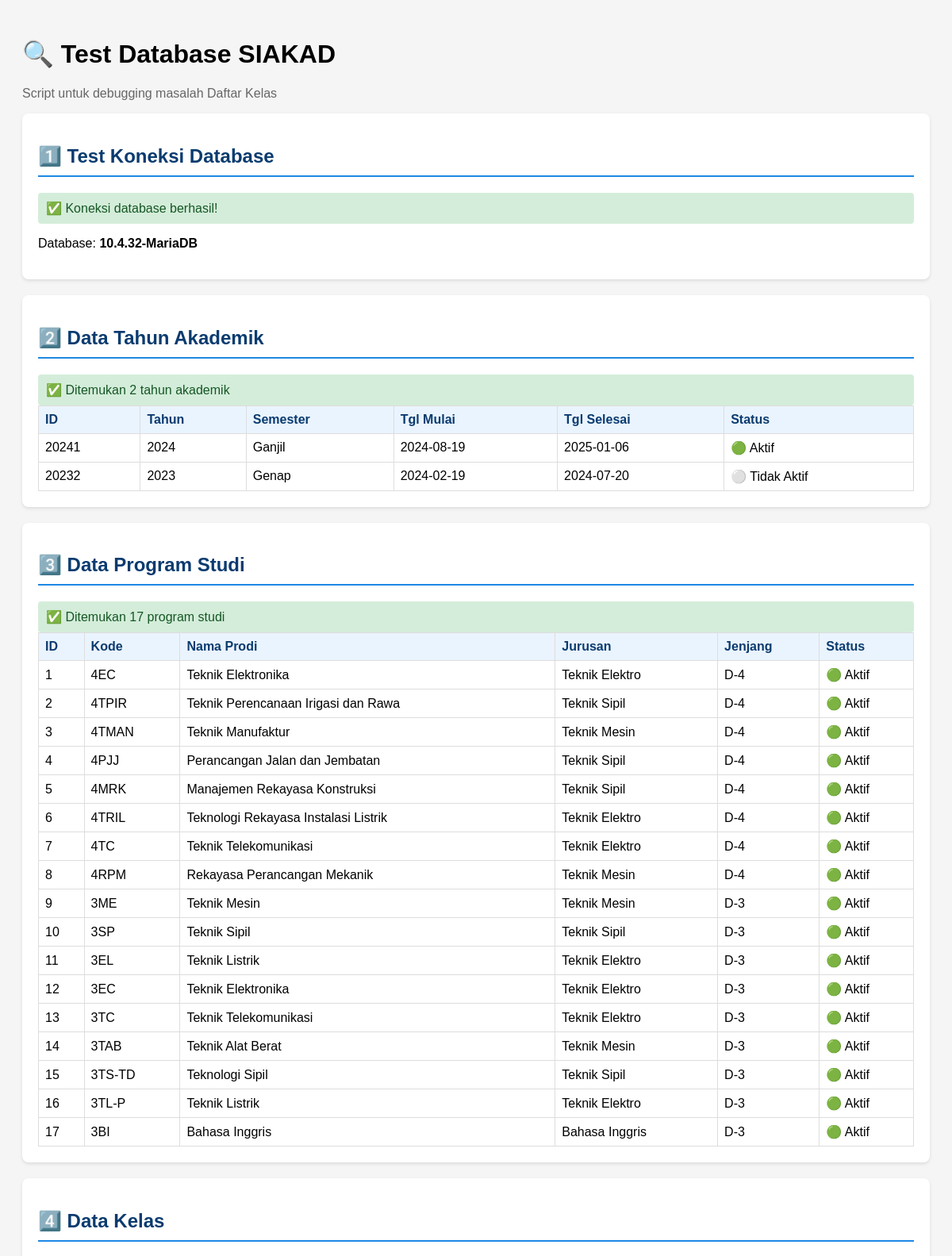
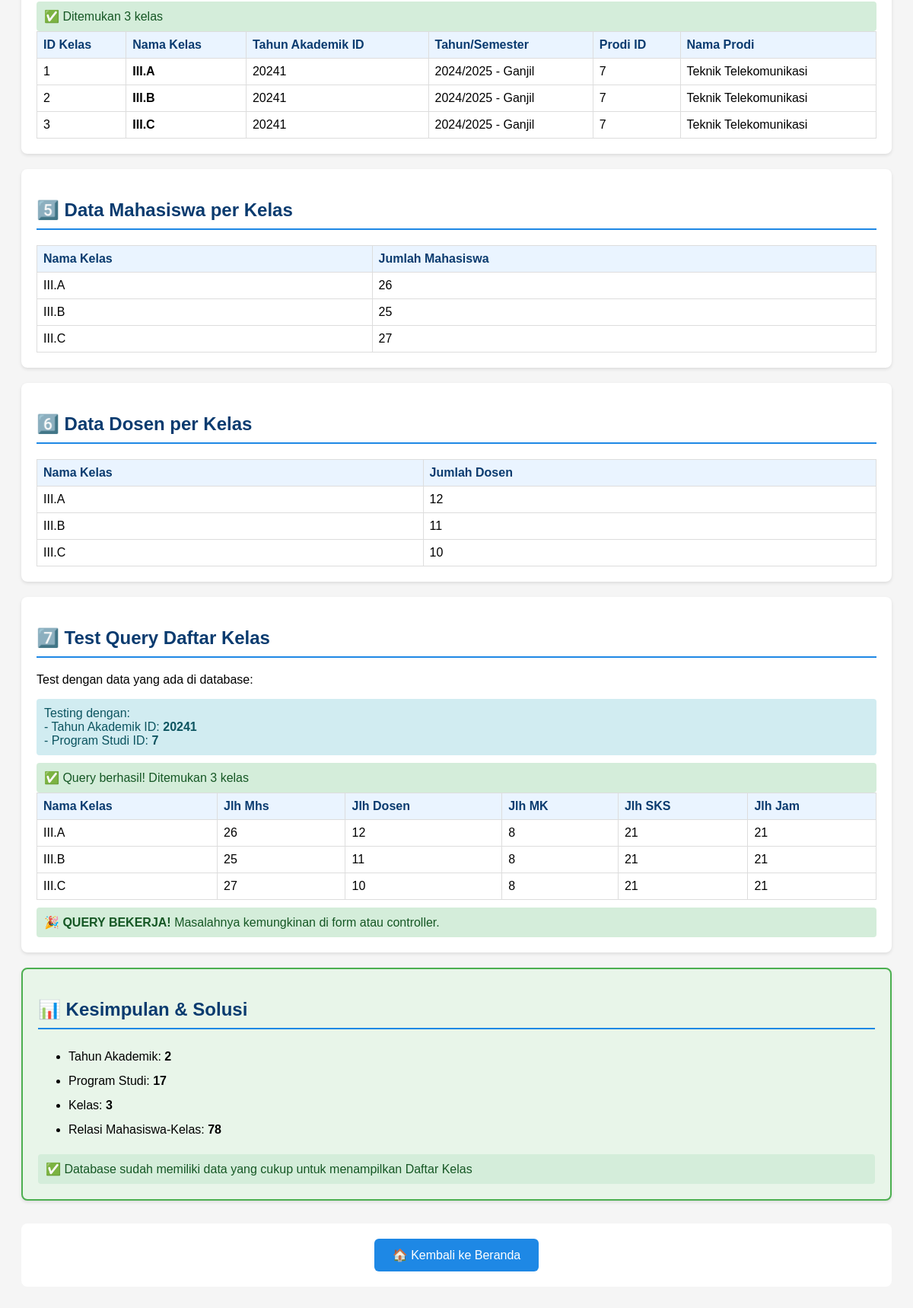
Screenshot of /test_database.php with the database file from the repository (2 pictures, top to bottom).
### tables this page shows
CREATE TABLE `tahun_akademik` (
  `thakdId` smallint(6) NOT NULL DEFAULT 0,
  `thakdTahun` year(4) NOT NULL DEFAULT 0000,
  `thakdSemester` enum('1','2') NOT NULL DEFAULT '1',
  `thakdTglMulai` date DEFAULT NULL,
  `thakdTglSelesai` date DEFAULT NULL,
  `thakdIsAktif` tinyint(4) NOT NULL DEFAULT 1
);

CREATE TABLE `program_studi` (
  `prodiId` smallint(6) NOT NULL,
  `prodiJurId` smallint(6) DEFAULT NULL,
  `prodiKode` varchar(20) DEFAULT NULL,
  `prodiNama` varchar(100) NOT NULL DEFAULT '',
  `prodiNamaAsing` varchar(100) DEFAULT NULL,
  `prodiJenjang` varchar(10) DEFAULT NULL,
  `prodiEmail` varchar(50) DEFAULT NULL,
  `prodiWebsite` varchar(50) DEFAULT NULL,
  `prodiIsAktif` tinyint(4) DEFAULT 1
);

CREATE TABLE `jurusan` (
  `jurId` smallint(6) NOT NULL,
  `jurKode` varchar(20) DEFAULT NULL,
  `jurNama` varchar(100) NOT NULL DEFAULT '',
  `jurNamaAsing` varchar(100) DEFAULT NULL,
  `jurIsAktif` tinyint(4) DEFAULT 1
);

CREATE TABLE `kelas` (
  `klsId` int(11) NOT NULL,
  `klsThakdId` smallint(6) DEFAULT NULL,
  `klsProdiId` smallint(6) DEFAULT NULL,
  `klsNama` varchar(30) NOT NULL DEFAULT ''
);

### test_database.php (the view, shortened to what this page needs)
<?php
require "config/database.php";
?>
<!DOCTYPE html>
<html>
<head>
</head>
<body>
<h1>🔍 Test Database SIAKAD</h1>
<p style="color:#666;">Script untuk debugging masalah Daftar Kelas</p>
<div class="box">
    <h2>1️⃣ Test Koneksi Database</h2>
    <?php if($koneksi->connect_error): ?>
        <div class="error">❌ Koneksi GAGAL: <?= $koneksi->connect_error ?></div>
    <?php else: ?>
        <div class="success">✅ Koneksi database berhasil!</div>
        <p>Database: <strong><?= $koneksi->get_server_info() ?></strong></p>
    <?php endif; ?>
</div>
<div class="box">
    <h2>2️⃣ Data Tahun Akademik</h2>
    <?php
    $ta = $koneksi->query("SELECT * FROM tahun_akademik ORDER BY thakdId DESC");
    if($ta && $ta->num_rows > 0):
    ?>
        <div class="success">✅ Ditemukan <?= $ta->num_rows ?> tahun akademik</div>
        <table>
            <tr>
                <th>ID</th>
                <th>Tahun</th>
                <th>Semester</th>
                <th>Tgl Mulai</th>
                <th>Tgl Selesai</th>
                <th>Status</th>
            </tr>
            <?php while($t = $ta->fetch_assoc()): ?>
            <tr>
                <td><?= $t['thakdId'] ?></td>
                <td><?= $t['thakdTahun'] ?></td>
                <td><?= $t['thakdSemester'] == '1' ? 'Ganjil' : 'Genap' ?></td>
                <td><?= $t['thakdTglMulai'] ?></td>
                <td><?= $t['thakdTglSelesai'] ?></td>
                <td><?= $t['thakdIsAktif'] ? '🟢 Aktif' : '⚪ Tidak Aktif' ?></td>
            </tr>
            <?php endwhile; ?>
        </table>
    <?php else: ?>
        <div class="error">❌ Tidak ada data tahun akademik!</div>
    <?php endif; ?>
</div>
<div class="box">
    <h2>3️⃣ Data Program Studi</h2>
    <?php
    $prodi = $koneksi->query("SELECT p.*, j.jurNama FROM program_studi p LEFT JOIN jurusan j ON p.prodiJurId = j.jurId ORDER BY p.prodiId");
    if($prodi && $prodi->num_rows > 0):
    ?>
        <div class="success">✅ Ditemukan <?= $prodi->num_rows ?> program studi</div>
        <table>
            <tr>
                <th>ID</th>
                <th>Kode</th>
                <th>Nama Prodi</th>
                <th>Jurusan</th>
                <th>Jenjang</th>
                <th>Status</th>
            </tr>
            <?php while($p = $prodi->fetch_assoc()): ?>
            <tr>
                <td><?= $p['prodiId'] ?></td>
                <td><?= $p['prodiKode'] ?></td>
                <td><?= $p['prodiNama'] ?></td>
                <td><?= $p['jurNama'] ?></td>
                <td><?= $p['prodiJenjang'] ?></td>
                <td><?= $p['prodiIsAktif'] ? '🟢 Aktif' : '⚪ Tidak Aktif' ?></td>
            </tr>
            <?php endwhile; ?>
        </table>
    <?php else: ?>
        <div class="error">❌ Tidak ada data program studi!</div>
    <?php endif; ?>
</div>
<div class="box">
    <h2>4️⃣ Data Kelas</h2>
    <?php
    $kelas = $koneksi->query("
        SELECT
            k.*,
            t.thakdTahun,
            t.thakdSemester,
            p.prodiNama
        FROM kelas k
        LEFT JOIN tahun_akademik t ON k.klsThakdId = t.thakdId
        LEFT JOIN program_studi p ON k.klsProdiId = p.prodiId
        ORDER BY k.klsId
    ");
    if($kelas && $kelas->num_rows > 0):
    ?>
        <div class="success">✅ Ditemukan <?= $kelas->num_rows ?> kelas</div>
        <table>
            <tr>
                <th>ID Kelas</th>
                <th>Nama Kelas</th>
                <th>Tahun Akademik ID</th>
                <th>Tahun/Semester</th>
                <th>Prodi ID</th>
                <th>Nama Prodi</th>
            </tr>
            <?php while($k = $kelas->fetch_assoc()): ?>
            <tr>
                <td><?= $k['klsId'] ?></td>
                <td><strong><?= $k['klsNama'] ?></strong></td>
                <td><?= $k['klsThakdId'] ?></td>
                <td><?= $k['thakdTahun'] ?>/<?= ($k['thakdTahun']+1) ?> - <?= $k['thakdSemester']=='1'?'Ganjil':'Genap' ?></td>
                <td><?= $k['klsProdiId'] ?></td>
                <td><?= $k['prodiNama'] ?></td>
            </tr>
            <?php endwhile; ?>
        </table>
    <?php endif; ?>
</div>
<div class="box">
    <h2>5️⃣ Data Mahasiswa per Kelas</h2>
    <?php
    $kelasMhs = $koneksi->query("
        SELECT
            k.klsNama,
            COUNT(km.klsmhsId) as jumlah_mahasiswa
        FROM kelas k
        LEFT JOIN kelas_mahasiswa km ON k.klsId = km.klsmhsKlsId AND km.klsmhsIsAktif = 1
        GROUP BY k.klsId, k.klsNama
        ORDER BY k.klsNama
    ");
    if($kelasMhs && $kelasMhs->num_rows > 0):
    ?>
        <table>
            <tr>
                <th>Nama Kelas</th>
                <th>Jumlah Mahasiswa</th>
            </tr>
            <?php while($km = $kelasMhs->fetch_assoc()): ?>
            <tr>
                <td><?= $km['klsNama'] ?></td>
                <td><?= $km['jumlah_mahasiswa'] ?></td>
            </tr>
            <?php endwhile; ?>
        </table>
    <?php else: ?>
        <div class="error">❌ Tidak ada data kelas!</div>
    <?php endif; ?>
</div>
<div class="box">
    <h2>6️⃣ Data Dosen per Kelas</h2>
    <?php
    $kelasDosen = $koneksi->query("
        SELECT
            k.klsNama,
            COUNT(DISTINCT kd.klsdsnDsnNidn) as jumlah_dosen
        FROM kelas k
        LEFT JOIN kelas_dosen kd ON k.klsId = kd.klsdsnKlsId AND kd.klsdsnIsAktif = 1
        GROUP BY k.klsId, k.klsNama
        ORDER BY k.klsNama
    ");
    if($kelasDosen && $kelasDosen->num_rows > 0):
    ?>
        <table>
            <tr>
                <th>Nama Kelas</th>
                <th>Jumlah Dosen</th>
            </tr>
            <?php while($kd = $kelasDosen->fetch_assoc()): ?>
            <tr>
                <td><?= $kd['klsNama'] ?></td>
                <td><?= $kd['jumlah_dosen'] ?></td>
            </tr>
            <?php endwhile; ?>
        </table>
    <?php else: ?>
        <div class="error">❌ Tidak ada data kelas!</div>
    <?php endif; ?>
</div>
<div class="box">
    <h2>7️⃣ Test Query Daftar Kelas</h2>
    <p>Test dengan data yang ada di database:</p>
    <?php
    $taFirst = $koneksi->query("SELECT thakdId FROM tahun_akademik ORDER BY thakdId DESC LIMIT 1")->fetch_assoc();
    $prodiFirst = $koneksi->query("SELECT DISTINCT klsProdiId FROM kelas LIMIT 1")->fetch_assoc();
    if($taFirst && $prodiFirst):
        $testThakdId = $taFirst['thakdId'];
        $testProdiId = $prodiFirst['klsProdiId'];
    ?>
        <div class="info">
            Testing dengan:<br>
            - Tahun Akademik ID: <strong><?= $testThakdId ?></strong><br>
            - Program Studi ID: <strong><?= $testProdiId ?></strong>
        </div>
        <?php
        $testQuery = "
            SELECT
                k.klsId,
                k.klsNama AS NamaKelas,
                (SELECT COUNT(*) FROM kelas_mahasiswa km WHERE km.klsmhsKlsId = k.klsId AND km.klsmhsIsAktif = 1) AS JlhMahasiswa,
                (SELECT COUNT(DISTINCT klsdsnDsnNidn) FROM kelas_dosen kd WHERE kd.klsdsnKlsId = k.klsId AND kd.klsdsnIsAktif = 1) AS JlhDosen,
                (SELECT COUNT(*) FROM kelas_matakuliah kmk WHERE kmk.klsmkKlsId = k.klsId) AS JlhMK,
                (SELECT COALESCE(SUM(m.mkSks), 0) FROM kelas_matakuliah kmk LEFT JOIN matakuliah m ON kmk.klsmkMkId = m.mkId WHERE kmk.klsmkKlsId = k.klsId) AS JlhSKS,
                (SELECT COALESCE(SUM(m.mkSks), 0) FROM kelas_matakuliah kmk LEFT JOIN matakuliah m ON kmk.klsmkMkId = m.mkId WHERE kmk.klsmkKlsId = k.klsId) AS JlhJam
            FROM kelas k
            WHERE k.klsThakdId = '$testThakdId'
            AND k.klsProdiId = '$testProdiId'
            ORDER BY k.klsNama ASC
        ";
        $testResult = $koneksi->query($testQuery);
        if($testResult && $testResult->num_rows > 0):
        ?>
            <div class="success" style="margin-top:10px;">✅ Query berhasil! Ditemukan <?= $testResult->num_rows ?> kelas</div>
            <table>
                <tr>
                    <th>Nama Kelas</th>
                    <th>Jlh Mhs</th>
                    <th>Jlh Dosen</th>
                    <th>Jlh MK</th>
                    <th>Jlh SKS</th>
                    <th>Jlh Jam</th>
                </tr>
                <?php while($tr = $testResult->fetch_assoc()): ?>
                <tr>
                    <td><?= $tr['NamaKelas'] ?></td>
                    <td><?= $tr['JlhMahasiswa'] ?></td>
                    <td><?= $tr['JlhDosen'] ?></td>
                    <td><?= $tr['JlhMK'] ?></td>
                    <td><?= $tr['JlhSKS'] ?></td>
                    <td><?= $tr['JlhJam'] ?></td>
                </tr>
                <?php endwhile; ?>
            </table>
            <div class="success" style="margin-top:10px;">
                🎉 <strong>QUERY BEKERJA!</strong> Masalahnya kemungkinan di form atau controller.
            </div>
        <?php else: ?>
            <div class="error" style="margin-top:10px;">❌ Query tidak mengembalikan hasil</div>
            <pre><?= $testQuery ?></pre>
        <?php endif; ?>
    <?php else: ?>
        <div class="error">❌ Tidak ada data untuk test</div>
    <?php endif; ?>
</div>
<div class="box" style="background:#e8f5e9;border:2px solid #4caf50;">
    <h2>📊 Kesimpulan & Solusi</h2>
    <?php
    $ta = $koneksi->query("SELECT COUNT(*) as total FROM tahun_akademik")->fetch_assoc();
    $prodi = $koneksi->query("SELECT COUNT(*) as total FROM program_studi")->fetch_assoc();
    $kelas = $koneksi->query("SELECT COUNT(*) as total FROM kelas")->fetch_assoc();
    $mhs = $koneksi->query("SELECT COUNT(*) as total FROM kelas_mahasiswa WHERE klsmhsIsAktif=1")->fetch_assoc();
    ?>
    <ul style="line-height:2;">
        <li>Tahun Akademik: <strong><?= $ta['total'] ?></strong></li>
        <li>Program Studi: <strong><?= $prodi['total'] ?></strong></li>
        <li>Kelas: <strong><?= $kelas['total'] ?></strong></li>
        <li>Relasi Mahasiswa-Kelas: <strong><?= $mhs['total'] ?></strong></li>
    </ul>
    <?php if($kelas['total'] == 0): ?>
        <div class="error">
            ⚠️ <strong>MASALAH DITEMUKAN:</strong> Tidak ada data kelas!<br><br>
            <strong>Solusi:</strong><br>
            1. Tambah data kelas melalui menu <a href="index.php?page=kelas&aksi=tambah">Data Kelas</a><br>
            2. Pastikan Tahun Akademik dan Program Studi sudah dipilih dengan benar
        </div>
    <?php else: ?>
        <div class="success">
            ✅ Database sudah memiliki data yang cukup untuk menampilkan Daftar Kelas
        </div>
    <?php endif; ?>
</div>
<div style="text-align:center;margin-top:30px;padding:20px;background:white;border-radius:8px;">
    <a href="index.php" class="btn" style="background:#1E88E5;color:white;padding:12px 24px;text-decoration:none;border-radius:6px;display:inline-block;">
        🏠 Kembali ke Beranda
    </a>
</div>
</body>
</html>

### test_database.php (style rules this page uses)
body { font-family: Arial; padding: 20px; background: #f5f5f5; }
.box { background: white; padding: 20px; margin-bottom: 20px; border-radius: 8px; box-shadow: 0 2px 4px rgba(0,0,0,0.1); }
h2 { color: #0A3B6F; border-bottom: 2px solid #1E88E5; padding-bottom: 10px; }
table { width: 100%; border-collapse: collapse; }
th, td { padding: 8px; border: 1px solid #ddd; text-align: left; }
th { background: #EAF4FF; color: #0A3B6F; }
.success { background: #d4edda; color: #155724; padding: 10px; border-radius: 4px; }
.info { background: #d1ecf1; color: #0c5460; padding: 10px; border-radius: 4px; }

### rows the page displays
tahun_akademik: thakdId "20241", thakdTahun "2024", thakdSemester "Ganjil", thakdTglMulai "2024-08-19", thakdTglSelesai "2025-01-06", thakdIsAktif "🟢 Aktif"
tahun_akademik: thakdId "20232", thakdTahun "2023", thakdSemester "Genap", thakdTglMulai "2024-02-19", thakdTglSelesai "2024-07-20", thakdIsAktif "⚪ Tidak Aktif"
program_studi: prodiId "1", prodiKode "4EC", prodiNama "Teknik Elektronika", prodiJurId.jurNama "Teknik Elektro", prodiJenjang "D-4", prodiIsAktif "🟢 Aktif"
program_studi: prodiId "2", prodiKode "4TPIR", prodiNama "Teknik Perencanaan Irigasi dan Rawa", prodiJurId.jurNama "Teknik Sipil", prodiJenjang "D-4", prodiIsAktif "🟢 Aktif"
program_studi: prodiId "3", prodiKode "4TMAN", prodiNama "Teknik Manufaktur", prodiJurId.jurNama "Teknik Mesin", prodiJenjang "D-4", prodiIsAktif "🟢 Aktif"
program_studi: prodiId "4", prodiKode "4PJJ", prodiNama "Perancangan Jalan dan Jembatan", prodiJurId.jurNama "Teknik Sipil", prodiJenjang "D-4", prodiIsAktif "🟢 Aktif"
program_studi: prodiId "5", prodiKode "4MRK", prodiNama "Manajemen Rekayasa Konstruksi", prodiJurId.jurNama "Teknik Sipil", prodiJenjang "D-4", prodiIsAktif "🟢 Aktif"
program_studi: prodiId "6", prodiKode "4TRIL", prodiNama "Teknologi Rekayasa Instalasi Listrik", prodiJurId.jurNama "Teknik Elektro", prodiJenjang "D-4", prodiIsAktif "🟢 Aktif"
program_studi: prodiId "7", prodiKode "4TC", prodiNama "Teknik Telekomunikasi", prodiJurId.jurNama "Teknik Elektro", prodiJenjang "D-4", prodiIsAktif "🟢 Aktif"
program_studi: prodiId "8", prodiKode "4RPM", prodiNama "Rekayasa Perancangan Mekanik", prodiJurId.jurNama "Teknik Mesin", prodiJenjang "D-4", prodiIsAktif "🟢 Aktif"
program_studi: prodiId "9", prodiKode "3ME", prodiNama "Teknik Mesin", prodiJurId.jurNama "Teknik Mesin", prodiJenjang "D-3", prodiIsAktif "🟢 Aktif"
program_studi: prodiId "10", prodiKode "3SP", prodiNama "Teknik Sipil", prodiJurId.jurNama "Teknik Sipil", prodiJenjang "D-3", prodiIsAktif "🟢 Aktif"
program_studi: prodiId "11", prodiKode "3EL", prodiNama "Teknik Listrik", prodiJurId.jurNama "Teknik Elektro", prodiJenjang "D-3", prodiIsAktif "🟢 Aktif"
program_studi: prodiId "12", prodiKode "3EC", prodiNama "Teknik Elektronika", prodiJurId.jurNama "Teknik Elektro", prodiJenjang "D-3", prodiIsAktif "🟢 Aktif"
program_studi: prodiId "13", prodiKode "3TC", prodiNama "Teknik Telekomunikasi", prodiJurId.jurNama "Teknik Elektro", prodiJenjang "D-3", prodiIsAktif "🟢 Aktif"
program_studi: prodiId "14", prodiKode "3TAB", prodiNama "Teknik Alat Berat", prodiJurId.jurNama "Teknik Mesin", prodiJenjang "D-3", prodiIsAktif "🟢 Aktif"
program_studi: prodiId "15", prodiKode "3TS-TD", prodiNama "Teknologi Sipil", prodiJurId.jurNama "Teknik Sipil", prodiJenjang "D-3", prodiIsAktif "🟢 Aktif"
program_studi: prodiId "16", prodiKode "3TL-P", prodiNama "Teknik Listrik", prodiJurId.jurNama "Teknik Elektro", prodiJenjang "D-3", prodiIsAktif "🟢 Aktif"
program_studi: prodiId "17", prodiKode "3BI", prodiNama "Bahasa Inggris", prodiJurId.jurNama "Bahasa Inggris", prodiJenjang "D-3", prodiIsAktif "🟢 Aktif"
kelas: klsId "1", klsNama "III.A", klsThakdId "20241", klsThakdId.thakdTahun "2024", $k['thakdTahun']+1 "2025", klsProdiId "7", klsProdiId.prodiNama "Teknik Telekomunikasi", JlhMahasiswa "26", JlhDosen "12", JlhMK "8", JlhSKS "21", JlhJam "21"
kelas: klsId "2", klsNama "III.B", klsThakdId "20241", klsThakdId.thakdTahun "2024", $k['thakdTahun']+1 "2025", klsProdiId "7", klsProdiId.prodiNama "Teknik Telekomunikasi", JlhMahasiswa "25", JlhDosen "11", JlhMK "8", JlhSKS "21", JlhJam "21"
kelas: klsId "3", klsNama "III.C", klsThakdId "20241", klsThakdId.thakdTahun "2024", $k['thakdTahun']+1 "2025", klsProdiId "7", klsProdiId.prodiNama "Teknik Telekomunikasi", JlhMahasiswa "27", JlhDosen "10", JlhMK "8", JlhSKS "21", JlhJam "21"

### other values shown
$koneksi->get_server_info() "10.4.32-MariaDB"
$ta->num_rows "2"
$prodi->num_rows "17"
$kelas->num_rows "3"
$km['klsNama'] "III.A"
$km['jumlah_mahasiswa'] "26"
$km['klsNama'] "III.B"
$km['jumlah_mahasiswa'] "25"
$km['klsNama'] "III.C"
$km['jumlah_mahasiswa'] "27"
$kd['klsNama'] "III.A"
$kd['jumlah_dosen'] "12"
$kd['klsNama'] "III.B"
$kd['jumlah_dosen'] "11"
$kd['klsNama'] "III.C"
